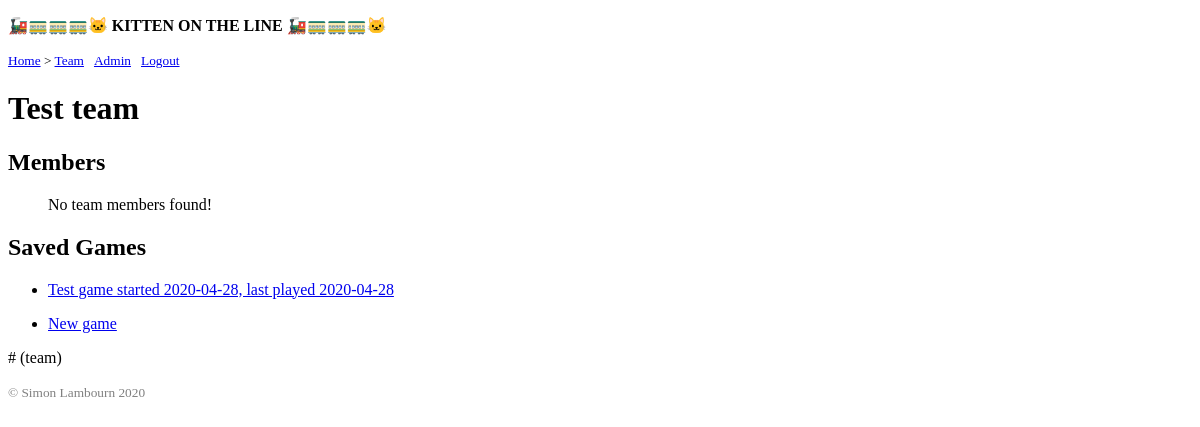
The app's page /kittenontheline/team/1 (signed in), older data.
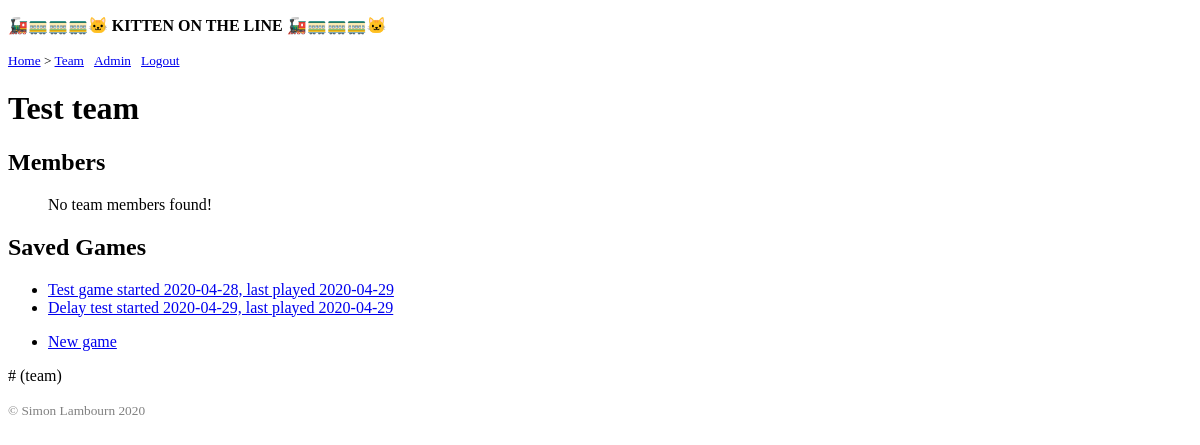
The same page, newer data.
### kitten/models.py (models this page shows, shortened)
class GameLevel:
    BASIC = 10
    INTERMEDIATE = 20
    ADVANCED = 30
    EXPERT = 40
    CHOICES = ((BASIC, 'Basic'),
               (INTERMEDIATE, 'Intermediate'),
               (ADVANCED, 'Advanced'),
               (EXPERT, 'Expert'))

class Game(models.Model, GameLevel):
    INCIDENT_LIMIT = 1  # per place
    INCIDENT_SEVERITY_VARIATION = 0.5  # in range  +/- variation
    name = models.CharField(max_length=40)
    started = models.DateField(auto_now_add=True)
    last_played = models.DateField(auto_now=True)
    teams = models.ManyToManyField(Team, related_name='games')
    network_name = models.CharField(max_length=40)
    incident_types = models.ManyToManyField(IncidentType)
    incident_rate = models.PositiveSmallIntegerField(
        default=100, help_text="average rate of incidents, with 100 generating"
        "1 incident per tick of the clock")
    level = models.IntegerField(choices=GameLevel.CHOICES)
    day_start_time = models.TimeField(default=datetime.time(hour=6))
    day_end_time = models.TimeField(default=datetime.time(hour=22))
    current_time = models.DateTimeField(auto_now_add=True, null=True)
    game_round_duration = models.DurationField(default=Network.TICK_STAGE)
    tick_interval = models.DurationField(default=Network.TICK_SINGLE)
    delay = models.PositiveIntegerField(default=0)
    class meta:
        unique_together = [['name', 'team']]
    def __str__(self):
        return f"{self.name if self.name else ''} started {self.started}, "\
            f"last played {self.last_played}"
    def tick(self, save=False):
        """ run the game for one tick of the clock """
        self.sprinkle_incidents()
        for line in self.lines.all():
            line.resolve_incidents()
            line.update_trains(self.current_time)
        self.current_time += self.tick_interval
        self.save()

### kitten/views.py (the view)
# urls.py: url(r'^team/(?P<team_id>[0-9]+)/?$', views.team, name='team'),
@login_required
def team(request, team_id):
    team = get_object_or_404(Team, pk=team_id)
    games = Game.objects.filter(teams__pk=team.pk)
    return render(request, 'kitten/team.html', {'games': games, 'team': team})

### kitten/templatetags/breadcrumb.py (called while the page is built)
@register.tag
def breadcrumb_url(parser, token):
    bits = token.split_contents()
    if len(bits) == 2:
        return breadcrumb(parser, token)
    title = bits.pop(1)
    token.contents = ' '.join(bits)
    url_node = url(parser, token)
    return UrlBreadcrumbNode(title, url_node)

def create_crumb(title, url=None):
    '''crumb = """<span class="breadcrumbs-arrow">""" \
            """<img src="/media/images/arrow.gif" alt="Arrow">""" \
            """</span>"""
    '''
    crumb = ''  # remove arrow: use a dot in template.
    if url:
        crumb = "%s<a href='%s'>%s</a>" % (crumb, url, title)
    else:
        crumb = "%s&nbsp;&nbsp;%s" % (crumb, title)
    return crumb

    def render(self, context):
        title = self.title.var
        if title.find("'") == -1 and title.find('"') == -1:
            try:
                val = self.title
                title = val.resolve(context)
            except:
                title = ''
        else:
            title = title.strip("'").strip('"')
            title = smart_unicode(title)
        url = self.url_node.render(context)
        return create_crumb(title, url)

### templates/kitten/team.html (shortened to what this page needs)
{% extends 'kitten/base.html' %}
{% block content %}
{% if team %}
<h1>{{ team.name }}</h1>
<h2>Members</h2>
<ul>
{% for user in team.members.objects.all %}
<li>{{ user }}</li>
{% empty %}
<p>No team members found!</p>
{% endfor %}
</ul>
<h2>Saved Games</h2>
<ul>
{% for game in games %}
<li><a href="{% url 'game' game.id team.id %}">{{ game }}</a>
{% empty %}
<li>(no saved games)</li>
{% endfor %}
</ul>
<ul>
<li><a href="{% url 'game_new' team.id %}">New game</a>
</ul>
{% else %}
<h2>No teams found</h2>
<p>You aren't in any teams.  Please contact Simon to be added to a team</p>
{% endif %}  # (team)
{% endblock %}

Row changes from the older to the newer data that the page shows:
changed Game: name+started+last_played "Test game started 2020-04-28, last played 2020-04-28" → "Test game started 2020-04-28, last played 2020-04-29"
added Game: name+started+last_played "Delay test started 2020-04-29, last played 2020-04-29"
